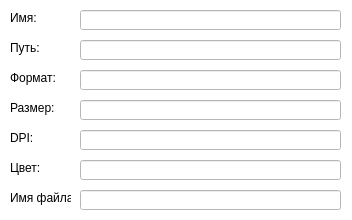
<?xml version="1.0" encoding="UTF-8"?>
<ui version="4.0">
 <class>Dialog</class>
 <widget class="QDialog" name="Dialog">
  <property name="windowModality">
   <enum>Qt::NonModal</enum>
  </property>
  <property name="enabled">
   <bool>true</bool>
  </property>
  <property name="geometry">
   <rect>
    <x>0</x>
    <y>0</y>
    <width>352</width>
    <height>220</height>
   </rect>
  </property>
  <property name="acceptDrops">
   <bool>false</bool>
  </property>
  <property name="windowTitle">
   <string>Настройки сканирования</string>
  </property>
  <property name="layoutDirection">
   <enum>Qt::LeftToRight</enum>
  </property>
  <property name="styleSheet">
   <string notr="true">background-color: rgb(255, 255, 255);</string>
  </property>
  <property name="sizeGripEnabled">
   <bool>false</bool>
  </property>
  <property name="modal">
   <bool>false</bool>
  </property>
  <widget class="QLabel" name="l_pref">
   <property name="geometry">
    <rect>
     <x>10</x>
     <y>190</y>
     <width>61</width>
     <height>16</height>
    </rect>
   </property>
   <property name="text">
    <string>Имя файла:</string>
   </property>
  </widget>
  <widget class="QLabel" name="l_type">
   <property name="geometry">
    <rect>
     <x>10</x>
     <y>70</y>
     <width>61</width>
     <height>16</height>
    </rect>
   </property>
   <property name="text">
    <string>Формат:</string>
   </property>
  </widget>
  <widget class="QLabel" name="l_color">
   <property name="geometry">
    <rect>
     <x>10</x>
     <y>160</y>
     <width>61</width>
     <height>16</height>
    </rect>
   </property>
   <property name="text">
    <string>Цвет:</string>
   </property>
  </widget>
  <widget class="QLabel" name="l_size">
   <property name="geometry">
    <rect>
     <x>10</x>
     <y>100</y>
     <width>61</width>
     <height>16</height>
    </rect>
   </property>
   <property name="text">
    <string>Размер:</string>
   </property>
  </widget>
  <widget class="QLabel" name="l_dpi">
   <property name="geometry">
    <rect>
     <x>10</x>
     <y>130</y>
     <width>61</width>
     <height>16</height>
    </rect>
   </property>
   <property name="text">
    <string>DPI:</string>
   </property>
  </widget>
  <widget class="QLabel" name="l_name">
   <property name="geometry">
    <rect>
     <x>10</x>
     <y>10</y>
     <width>51</width>
     <height>16</height>
    </rect>
   </property>
   <property name="text">
    <string>Имя:</string>
   </property>
  </widget>
  <widget class="QLabel" name="l_folder">
   <property name="geometry">
    <rect>
     <x>10</x>
     <y>40</y>
     <width>61</width>
     <height>16</height>
    </rect>
   </property>
   <property name="text">
    <string>Путь:</string>
   </property>
  </widget>
  <widget class="QLineEdit" name="le_name">
   <property name="enabled">
    <bool>true</bool>
   </property>
   <property name="geometry">
    <rect>
     <x>80</x>
     <y>10</y>
     <width>261</width>
     <height>20</height>
    </rect>
   </property>
   <property name="text">
    <string/>
   </property>
  </widget>
  <widget class="QLineEdit" name="le_folder">
   <property name="enabled">
    <bool>true</bool>
   </property>
   <property name="geometry">
    <rect>
     <x>80</x>
     <y>40</y>
     <width>261</width>
     <height>20</height>
    </rect>
   </property>
   <property name="text">
    <string/>
   </property>
  </widget>
  <widget class="QLineEdit" name="le_type">
   <property name="enabled">
    <bool>false</bool>
   </property>
   <property name="geometry">
    <rect>
     <x>80</x>
     <y>70</y>
     <width>261</width>
     <height>20</height>
    </rect>
   </property>
   <property name="text">
    <string/>
   </property>
  </widget>
  <widget class="QLineEdit" name="le_size">
   <property name="enabled">
    <bool>false</bool>
   </property>
   <property name="geometry">
    <rect>
     <x>80</x>
     <y>100</y>
     <width>261</width>
     <height>20</height>
    </rect>
   </property>
   <property name="text">
    <string/>
   </property>
  </widget>
  <widget class="QLineEdit" name="le_dpi">
   <property name="enabled">
    <bool>false</bool>
   </property>
   <property name="geometry">
    <rect>
     <x>80</x>
     <y>130</y>
     <width>261</width>
     <height>20</height>
    </rect>
   </property>
   <property name="text">
    <string/>
   </property>
  </widget>
  <widget class="QLineEdit" name="le_color">
   <property name="enabled">
    <bool>false</bool>
   </property>
   <property name="geometry">
    <rect>
     <x>80</x>
     <y>160</y>
     <width>261</width>
     <height>20</height>
    </rect>
   </property>
   <property name="text">
    <string/>
   </property>
  </widget>
  <widget class="QLineEdit" name="le_pref">
   <property name="enabled">
    <bool>true</bool>
   </property>
   <property name="geometry">
    <rect>
     <x>80</x>
     <y>190</y>
     <width>261</width>
     <height>20</height>
    </rect>
   </property>
   <property name="text">
    <string/>
   </property>
  </widget>
 </widget>
 <resources/>
 <connections/>
</ui>
